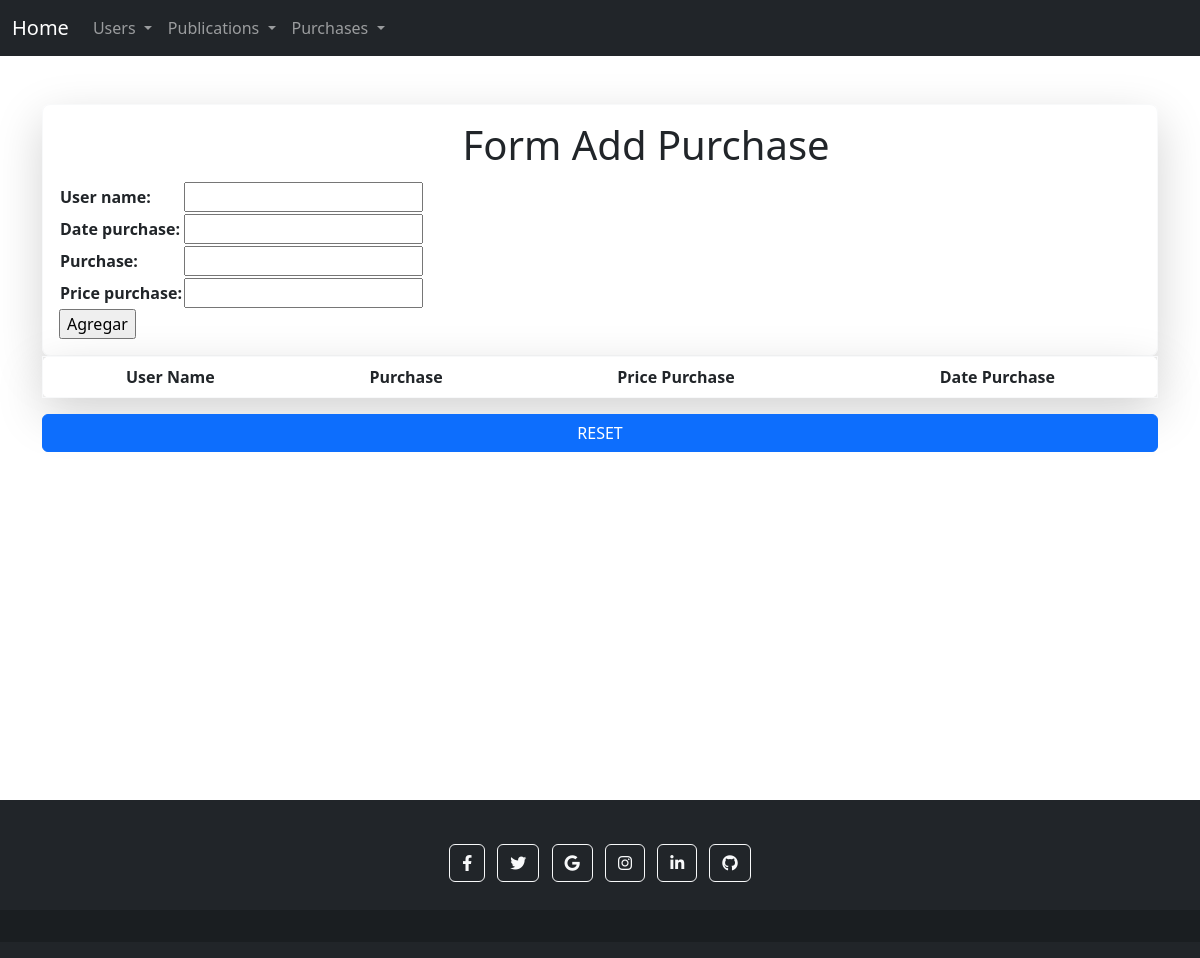
The app's page /APP/purchase/, older data.
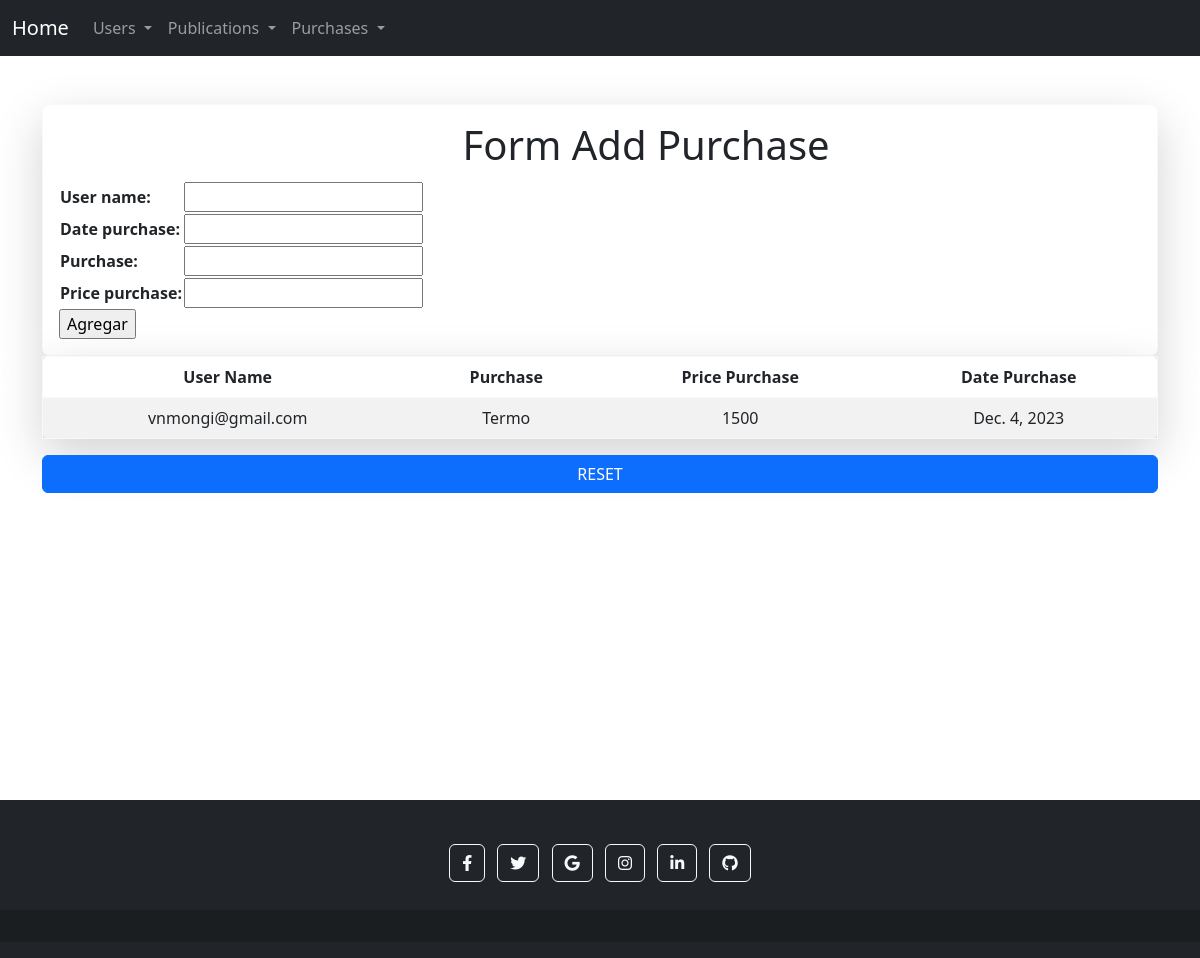
The same page, newer data.
### APP/models.py (models this page shows)
class Purchases(models.Model):
    user_name = models.EmailField()
    date_purchase = models.DateField(max_length=10)
    purchase = models.CharField(max_length=50)
    price_purchase = models.IntegerField()

### APP/views.py (the view)
# urls.py: path("purchase/", purchases, name="purchases"),
def purchases(request):
    if request.method == 'POST':
        form = PurchasesForm(request.POST)
        if form.is_valid():
            purch = Purchases()
            purch.user_name = form.cleaned_data['user_name']
            purch.date_purchase = form.cleaned_data['date_purchase']
            purch.purchase = form.cleaned_data['purchase']
            purch.price_purchase = form.cleaned_data['price_purchase']
            purch.save()
            form = PurchasesForm()
        else:
            pass
    else:
        form = PurchasesForm()
    purchases = Purchases.objects.all()
    context = {"purchases":purchases, "form":form}
    return render(request, 'APP/purchase.html', context)

### APP/forms.py
class PurchasesForm(forms.Form):
    user_name = forms.EmailField()
    date_purchase = forms.DateField()
    purchase = forms.CharField(max_length=50)
    price_purchase = forms.IntegerField()

### APP/templates/APP/purchase.html (shortened to what this page needs)
{% extends "APP/layout.html" %}
{% load static %}
{% block content %}
<div class="container d-flex align-items-center flex-column mt-5 ">
    <form class="border border-light shadow-lg w-100 rounded-3 p-3" action="" method="post">
        <div class="row mb-1 align-items-center justify-content-center">
            <label class="col-sm-1 col-form-label"></label>
            <div class="col-sm-7 text-center">
                <h1>Form Add Purchase</h1>
            </div>
        </div>
            <table>
            {{ form.as_table }}
            </table>
            <input type="submit" value="Agregar">
    </form>
    <table class="table table-striped table-hover border border-light shadow-lg bg-white rounded-3 w-100">
        <thead>
            <tr>
                <th class="w-10 text-center" scope="col">User Name</th>
                <th class="w-10 text-center" scope="col">Purchase</th>
                <th class="w-10 text-center" scope="col">Price Purchase</th>
                <th class="w-10 text-center" scope="col">Date Purchase</th>
            </tr>
        </thead>
        <tbody>
            {% for purchase in purchases %}
            <tr>
                <td class="w-10 text-center">{{ purchase.user_name }}</td>
                <td class="w-10 text-center">{{ purchase.purchase }}</td>
                <td class="w-10 text-center">{{ purchase.price_purchase }}</td>
                <td class="w-10 text-center">{{ purchase.date_purchase }}</td>
            </tr>
            {% endfor %}
        </tbody>
    </table>
    <tr>
        <a class="btn btn-primary w-100" href="{% url 'purchases' %}">RESET</a>
    </tr>
</div>
{% endblock %}

Row changes from the older to the newer data that the page shows:
added Purchases: user_name "vnmongi@gmail.com", purchase "Termo", price_purchase "1500", date_purchase "Dec. 4, 2023"
